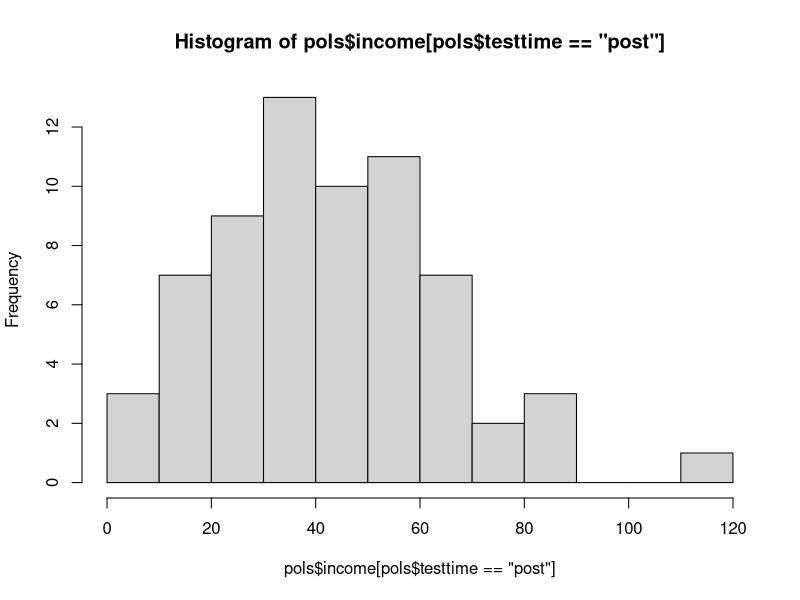
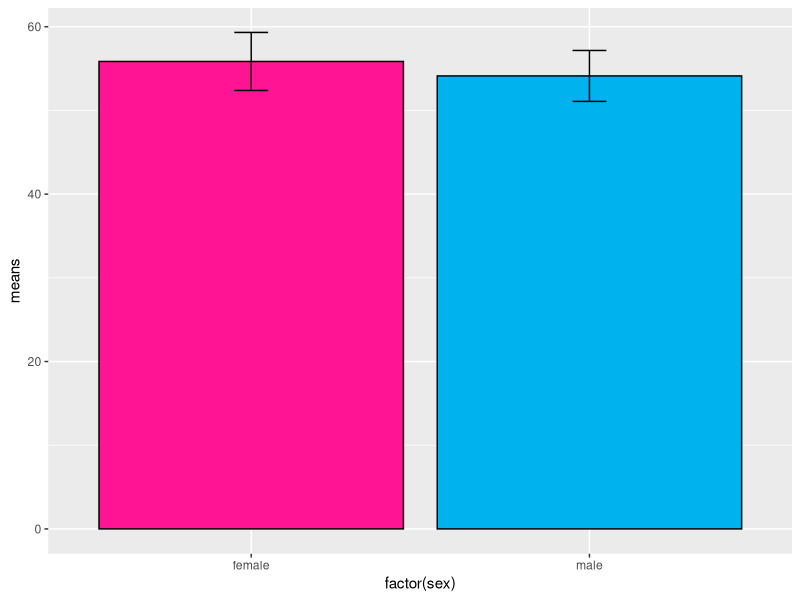
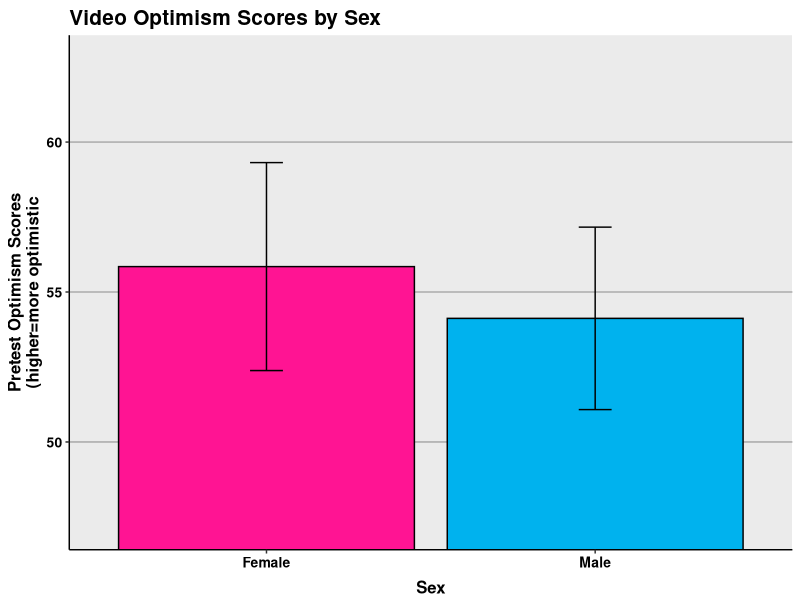
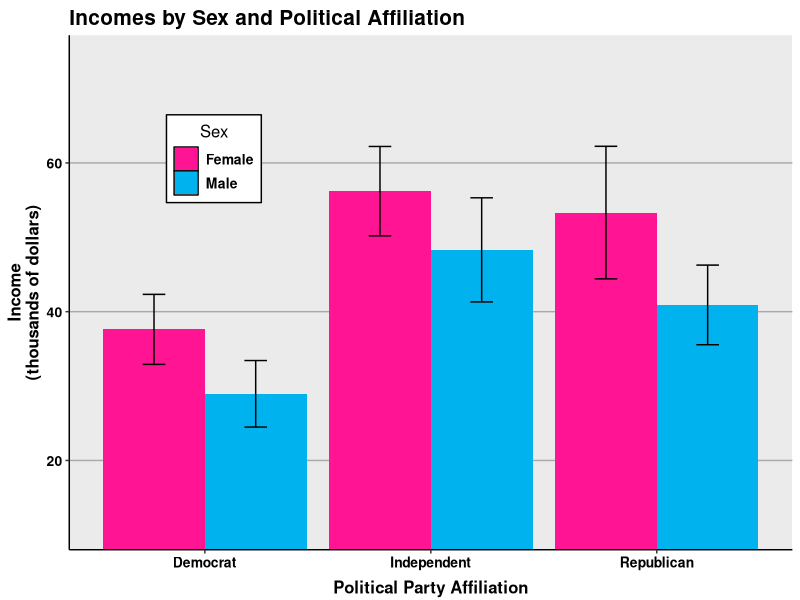
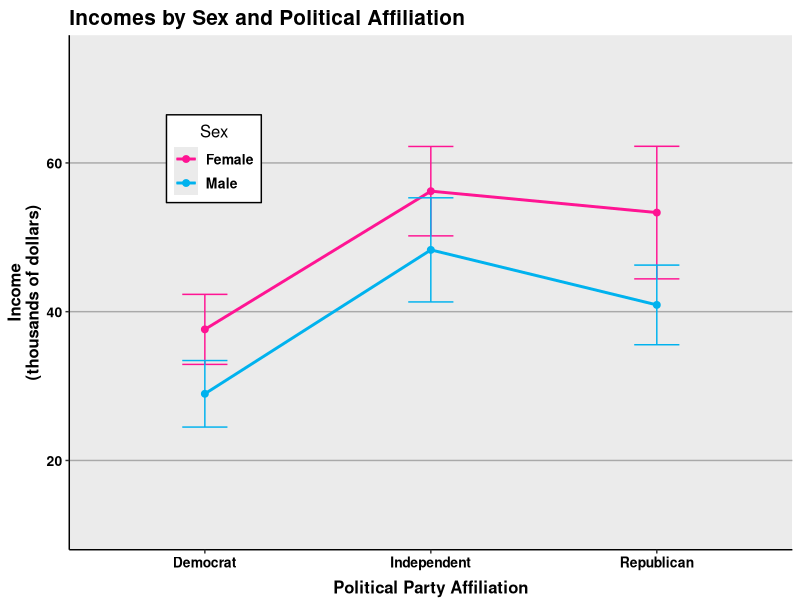
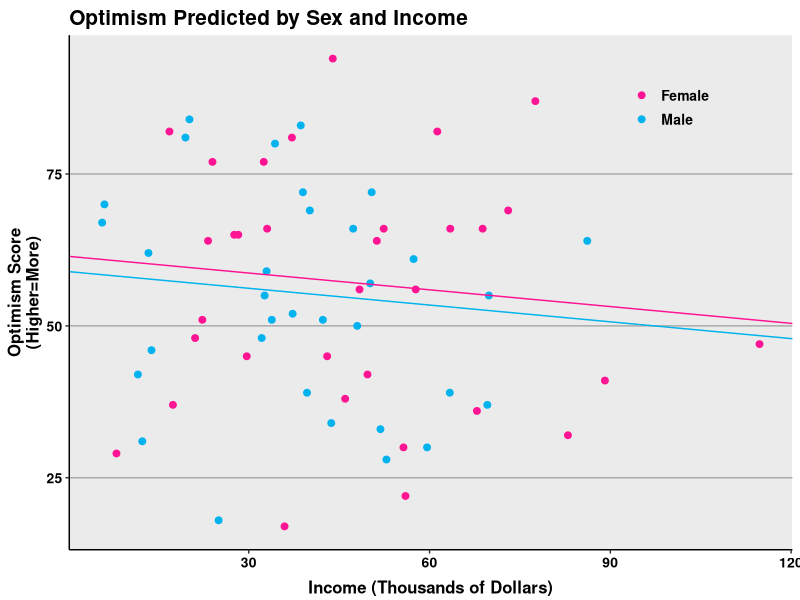

These charts were generated, in order, by the following R code:
## ---- chunk 1
pols<-read.csv("politics.csv")
## ---- chunk 2
str(pols)
## ---- chunk 3
pols$subject<-factor(pols$subject)
pols$testtime<-factor(pols$testtime, levels=c("pre", "post"))
## ---- chunk 4
summary(pols$income)
## ---- chunk 5
hist(pols$income[pols$testtime=="post"])
## ---- chunk 6
tab<-table(pols$party[pols$testtime=="pre"],pols$minwage[pols$testtime=="pre"])
tabtab<-table(pols$party[pols$testtime=="pre"],pols$minwage[pols$testtime=="pre"])
tab
## ---- chunk 7
chisq.test(pols$party[pols$testtime=="pre"],pols$minwage[pols$testtime=="pre"])
## ---- chunk 8
t.test(pols$optimism[pols$sex=="male" & pols$testtime=="pre"],pols$optimism[pols$sex=="female" & pols$testtime=="pre"])
## ---- chunk 9
library("dplyr")
temp<-pols[pols$testtime=="pre",]%>%group_by(sex)%>%summarize(means=mean(optimismscore),
              sems=sd(optimismscore)/sqrt(length(optimismscore)))
library("ggplot2")
f<-ggplot(temp,aes(x=factor(sex),y=means))+
    geom_bar(stat="identity", color="black",fill=c("deeppink","deepskyblue2"))+
    geom_errorbar(aes(ymax=means+sems, ymin=means-sems), width=.1)
f
## ---- chunk 10
f<-f+ggtitle("Video Optimism Scores by Sex")+
    labs(x="Sex", y="Pretest Optimism Scores\n(higher=more optimistic")+
    scale_x_discrete(breaks=c("female","male"),labels=c("Female","Male"))+
    theme(plot.title=element_text(size=15,face="bold",vjust=.5))+
    theme(axis.title.x=element_text(size=12,face="bold",vjust=-.25))+
    theme(axis.title.y=element_text(size=12,face="bold",vjust=1))+
    theme(axis.text.x=element_text(size=10,face="bold",color="black"))+
    theme(axis.text.y=element_text(size=10,face="bold",color="black"))+
    coord_cartesian(ylim=c(min(temp$means)-2*max(temp$sems),max(temp$means)+2*max(temp$sems)))+
    theme(panel.border=element_blank(), axis.line=element_line())+
    theme(panel.grid.major.x=element_blank())+
    theme(panel.grid.major.y=element_line(color="darkgrey"))+
    theme(panel.grid.minor.y=element_blank())
f
## ---- chunk 11
 summary(aov(income~party*sex,data=pols[pols$testtime=="pre",]))
## ---- chunk 12
temp<-pols[pols$testtime=="pre",]%>%group_by(party,sex)%>%
    summarize(means=mean(income),sems=sd(income)/sqrt(length(income)))
library("gplots")
col1=col2hex("deeppink")
col2=col2hex("deepskyblue2")
f<-ggplot(temp, aes(x=party, y=means, fill=sex))+
    geom_bar(stat="identity",position=position_dodge())+
    scale_fill_manual(values=c(col1,col2),name="Sex",breaks=c("female","male"),labels=c("Female", "Male"))+
    theme(legend.key=element_rect(color="black"))+
    geom_errorbar(aes(ymax=means+sems, ymin=means-sems),width=.2,position=position_dodge(.9))+
    ggtitle("Incomes by Sex and Political Affiliation")+
    labs(x="Political Party Affiliation",y="Income\n(thousands of dollars)")+
    scale_x_discrete(breaks=c("democrat","independent","republican"),labels=c("Democrat","Independent","Republican"))+
    theme(plot.title=element_text(size=15,face="bold",vjust=.5))+
    theme(axis.title.x=element_text(size=12,face="bold",vjust=-.25))+
    theme(axis.title.y=element_text(size=12,face="bold",vjust=1))+
    theme(axis.text.x=element_text(size=10,face="bold",color="black"))+
    theme(axis.text.y=element_text(size=10,face="bold",color="black"))+
    coord_cartesian(ylim=c(min(temp$means)-2*max(temp$sems),max(temp$means)+2*max(temp$sems)))+
    theme(panel.border=element_blank(),axis.line=element_line())+
    theme(panel.grid.major.x=element_blank())+
    theme(panel.grid.major.y=element_line(color="darkgrey"))+
    theme(panel.grid.minor.y=element_blank())+
    theme(legend.position=c(.2,.76))+
    theme(legend.background=element_blank())+
    theme(legend.background=element_rect(color="black"))+
    theme(legend.title=element_blank())+
    theme(legend.title=element_text(size=12))+
    theme(legend.title.align=.5)+
    theme(legend.text=element_text(size=10,face="bold"))
f
## ---- chunk 13
f<-ggplot(temp, aes(x=party, y=means, group=sex, color=sex))+
    geom_line(size=1)+
    geom_point(size=2)+
    scale_color_manual(values=c(col1,col2),name="Sex",breaks=c("female","male"),labels=c("Female", "Male"))+
    geom_errorbar(aes(ymax=means+sems, ymin=means-sems),width=.2)+
    ggtitle("Incomes by Sex and Political Affiliation")+
    labs(x="Political Party Affiliation",y="Income\n(thousands of dollars)")+
    scale_x_discrete(breaks=c("democrat","independent","republican"),labels=c("Democrat","Independent","Republican"))+
    theme(plot.title=element_text(size=15,face="bold",vjust=.5))+
    theme(axis.title.x=element_text(size=12,face="bold",vjust=-.25))+
    theme(axis.title.y=element_text(size=12,face="bold",vjust=1))+
    theme(axis.text.x=element_text(size=10,face="bold",color="black"))+
    theme(axis.text.y=element_text(size=10,face="bold",color="black"))+
    coord_cartesian(ylim=c(min(temp$means)-2*max(temp$sems),max(temp$means)+2*max(temp$sems)))+
    theme(panel.border=element_blank(),axis.line=element_line())+
    theme(panel.grid.major.x=element_blank())+
    theme(panel.grid.major.y=element_line(color="darkgrey"))+
    theme(panel.grid.minor.y=element_blank())+
    theme(legend.position=c(.2,.76))+
    theme(legend.background=element_blank())+
    theme(legend.background=element_rect(color="black"))+
    theme(legend.title=element_blank())+
    theme(legend.title=element_text(size=12))+
    theme(legend.title.align=.5)+
    theme(legend.text=element_text(size=10,face="bold"))
f
## ---- chunk 14
summary(aov(optimismscore~testtime*party+Error(subject/testtime),data=pols))
## ---- chunk 15
summary(lm(optimismscore~income+sex,data=pols[pols$testtime=="pre",]))
## ---- chunk 16
f<-ggplot(pols[pols$testtime=="pre",],aes(x=income,y=optimismscore,color=sex))+
    geom_point(size=2)+
    geom_abline(intercept=60.2+2.51/2, slope=-.092,color=col1)+
    geom_abline(intercept=60.2-2.51/2, slope=-.092,color=col2)+
    scale_color_manual(values=c(col1,col2),breaks=c("female","male"),labels=c("Female","Male"))+
    ggtitle("Optimism Predicted by Sex and Income")+
    labs(x="Income (Thousands of Dollars)",y="Optimism Score\n(Higher=More)")+
    theme(plot.title=element_text(size=15,face="bold", vjust=.5))+
    theme(axis.title.x=element_text(size=12,face="bold", vjust=-.25))+
    theme(axis.title.y=element_text(size=12,face="bold", vjust=1))+
    theme(axis.text.x=element_text(size=10,face="bold",color="black"))+
    theme(axis.text.y=element_text(size=10,face="bold",color="black"))+
    theme(panel.border=element_blank(), axis.line=element_line())+
    theme(panel.grid.major.x=element_blank())+
    theme(panel.grid.minor.x=element_blank())+
    theme(panel.grid.major.y=element_line(color="darkgrey"))+
    theme(panel.grid.minor.y=element_blank())+
    theme(legend.position=c(.83,.86))+
    theme(legend.background=element_blank())+
    theme(legend.title=element_blank())+
    theme(legend.text=element_text(size=10,face="bold"))
f
